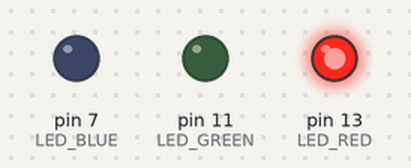
Simulated run of this sketch. Board: Arduino Uno, built with avr-gcc and run on an emulated ATmega328P. Parts: output pins drawn as LEDs (lit = HIGH).

Above: at 0.5 s.
At 2.5 s:
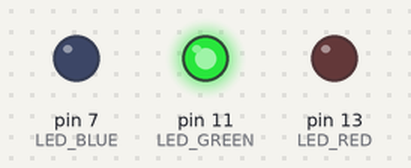
At 4.5 s:
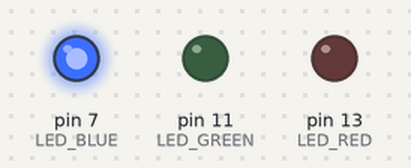
At 5.5 s:
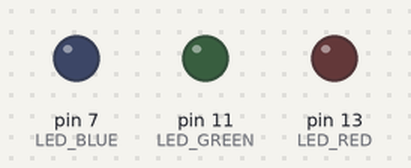
Timing chart, 0 to 7.8 s (numbered marks = the images above):
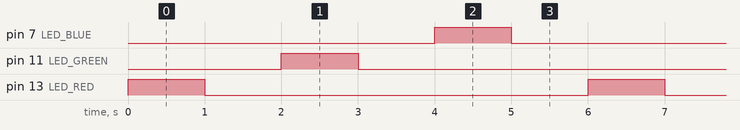

The sketch:

2-Disco_light_kartik.ino
```cpp
// Traffic Light code. This code will blink three lights.

int LED_RED = 13;
int LED_GREEN = 11;
int LED_BLUE = 7;

void setup() {
 // put your setup code here, to run once:
pinSetup();
}

void loop() {
  // put your main code here, to run repeatedly:
digitalWrite(LED_RED, HIGH);
delay(1000);
digitalWrite(LED_RED, LOW);
delay(1000);
digitalWrite(LED_GREEN, HIGH);
delay(1000);
digitalWrite(LED_GREEN, LOW);
delay(1000);
digitalWrite(LED_BLUE, HIGH);
delay(1000);
digitalWrite(LED_BLUE, LOW);
delay(1000);
}

void pinSetup(){
pinMode(LED_RED, OUTPUT);
pinMode(LED_GREEN, OUTPUT);
pinMode(LED_BLUE, OUTPUT);
}
```

Measured:
- by itself, pin 7 (LED_BLUE), pin 11 (LED_GREEN), pin 13 (LED_RED): alternates HIGH for 1.0 s and LOW for 5.0 s
- by itself, everything shown: repeats every 6.0 s, in 6 steps
